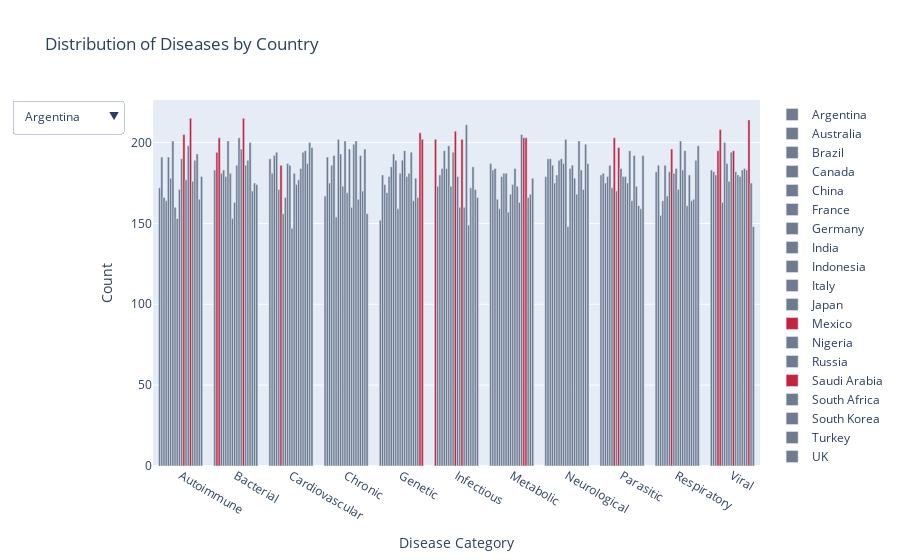

Notebook source saved alongside this figure:
### Markdown cell above
Let's check the distribution of type of diseases in each country:

### Code cell
df_counts = df_24.groupby(['Country', 'Disease Category']).size().reset_index(name='Count')

countries = df_counts['Country'].unique()

fig = go.Figure()

for country in countries:
    df_country = df_counts[df_counts['Country'] == country]
    max_count = df_country['Count'].max()
    colors = [COLOR_HIGHLIGHT if count == max_count else COLOR_PRIMARY  for count in df_country['Count']]
    fig.add_trace(
        go.Bar(
            x=df_country['Disease Category'],
            y=df_country['Count'],
            name=country,
            marker=dict(color=colors)
        )
    )

dropdown_buttons = [
]
for i, country in enumerate(countries):
    visibility = [i == j for j in range(len(countries))]
    dropdown_buttons.append(
        {'label': country, 'method': 'update', 'args': [{'visible': visibility}, {'title': f'Distribution of Diseases in {country}'}]}
    )

fig.update_layout(
    updatemenus=[
        go.layout.Updatemenu(
            active=0,
            buttons=dropdown_buttons,
            direction='down',
            showactive=True,
        )
    ],
    barmode='group',
    title='Distribution of Diseases by Country',
    xaxis_title='Disease Category',
    yaxis_title='Count'
)

fig.show()

### Figure 1 — Plotly figure (JSON) as saved in the notebook; plotly's stock layout.template omitted (floating-point values rounded to 4 significant figures)
{"data": [{"marker": {"color": ["#6e7b91", "#6e7b91", "#6e7b91", "#6e7b91", "#6e7b91", "#c2253e", "#6e7b91", "#6e7b91", "#6e7b91", "#6e7b91", "#6e7b91"]}, "name": "Argentina", "type": "bar", "x": ["Autoimmune", "Bacterial", "Cardiovascular", "Chronic", "Genetic", "Infectious", "Metabolic", "Neurological", "Parasitic", "Respiratory", "Viral"], "y": [172, 183, 190, 167, 152, 202, 187, 179, 180, 182, 183]}, {"marker": {"color": ["#6e7b91", "#c2253e", "#6e7b91", "#6e7b91", "#6e7b91", "#6e7b91", "#6e7b91", "#6e7b91", "#6e7b91", "#6e7b91", "#6e7b91"]}, "name": "Australia", "type": "bar", "x": ["Autoimmune", "Bacterial", "Cardiovascular", "Chronic", "Genetic", "Infectious", "Metabolic", "Neurological", "Parasitic", "Respiratory", "Viral"], "y": [191, 194, 181, 191, 180, 173, 183, 190, 181, 186, 182]}, {"marker": {"color": ["#6e7b91", "#c2253e", "#6e7b91", "#6e7b91", "#6e7b91", "#6e7b91", "#6e7b91", "#6e7b91", "#6e7b91", "#6e7b91", "#6e7b91"]}, "name": "Brazil", "type": "bar", "x": ["Autoimmune", "Bacterial", "Cardiovascular", "Chronic", "Genetic", "Infectious", "Metabolic", "Neurological", "Parasitic", "Respiratory", "Viral"], "y": [166, 203, 192, 175, 174, 180, 184, 190, 175, 155, 180]}, {"marker": {"color": ["#6e7b91", "#6e7b91", "#6e7b91", "#6e7b91", "#6e7b91", "#6e7b91", "#6e7b91", "#6e7b91", "#6e7b91", "#6e7b91", "#c2253e"]}, "name": "Canada", "type": "bar", "x": ["Autoimmune", "Bacterial", "Cardiovascular", "Chronic", "Genetic", "Infectious", "Metabolic", "Neurological", "Parasitic", "Respiratory", "Viral"], "y": [164, 181, 194, 186, 169, 184, 165, 186, 179, 164, 195]}, {"marker": {"color": ["#6e7b91", "#6e7b91", "#6e7b91", "#6e7b91", "#6e7b91", "#6e7b91", "#6e7b91", "#6e7b91", "#6e7b91", "#6e7b91", "#c2253e"]}, "name": "China", "type": "bar", "x": ["Autoimmune", "Bacterial", "Cardiovascular", "Chronic", "Genetic", "Infectious", "Metabolic", "Neurological", "Parasitic", "Respiratory", "Viral"], "y": [191, 183, 171, 192, 179, 195, 159, 175, 186, 186, 208]}, {"marker": {"color": ["#6e7b91", "#6e7b91", "#c2253e", "#6e7b91", "#6e7b91", "#6e7b91", "#6e7b91", "#6e7b91", "#6e7b91", "#6e7b91", "#6e7b91"]}, "name": "France", "type": "bar", "x": ["Autoimmune", "Bacterial", "Cardiovascular", "Chronic", "Genetic", "Infectious", "Metabolic", "Neurological", "Parasitic", "Respiratory", "Viral"], "y": [178, 179, 186, 154, 185, 184, 179, 180, 172, 167, 163]}, {"marker": {"color": ["#6e7b91", "#6e7b91", "#6e7b91", "#6e7b91", "#6e7b91", "#6e7b91", "#6e7b91", "#6e7b91", "#c2253e", "#6e7b91", "#6e7b91"]}, "name": "Germany", "type": "bar", "x": ["Autoimmune", "Bacterial", "Cardiovascular", "Chronic", "Genetic", "Infectious", "Metabolic", "Neurological", "Parasitic", "Respiratory", "Viral"], "y": [201, 201, 156, 202, 193, 198, 181, 189, 203, 182, 200]}, {"marker": {"color": ["#6e7b91", "#6e7b91", "#6e7b91", "#6e7b91", "#6e7b91", "#6e7b91", "#6e7b91", "#6e7b91", "#6e7b91", "#c2253e", "#6e7b91"]}, "name": "India", "type": "bar", "x": ["Autoimmune", "Bacterial", "Cardiovascular", "Chronic", "Genetic", "Infectious", "Metabolic", "Neurological", "Parasitic", "Respiratory", "Viral"], "y": [160, 181, 166, 193, 189, 173, 181, 190, 170, 196, 187]}, {"marker": {"color": ["#6e7b91", "#6e7b91", "#6e7b91", "#6e7b91", "#6e7b91", "#6e7b91", "#6e7b91", "#6e7b91", "#c2253e", "#6e7b91", "#6e7b91"]}, "name": "Indonesia", "type": "bar", "x": ["Autoimmune", "Bacterial", "Cardiovascular", "Chronic", "Genetic", "Infectious", "Metabolic", "Neurological", "Parasitic", "Respiratory", "Viral"], "y": [153, 153, 187, 173, 159, 194, 157, 187, 197, 181, 176]}, {"marker": {"color": ["#6e7b91", "#6e7b91", "#6e7b91", "#6e7b91", "#6e7b91", "#c2253e", "#6e7b91", "#6e7b91", "#6e7b91", "#6e7b91", "#6e7b91"]}, "name": "Italy", "type": "bar", "x": ["Autoimmune", "Bacterial", "Cardiovascular", "Chronic", "Genetic", "Infectious", "Metabolic", "Neurological", "Parasitic", "Respiratory", "Viral"], "y": [171, 163, 186, 201, 181, 207, 168, 202, 184, 184, 194]}, {"marker": {"color": ["#6e7b91", "#6e7b91", "#6e7b91", "#6e7b91", "#6e7b91", "#6e7b91", "#6e7b91", "#6e7b91", "#6e7b91", "#6e7b91", "#c2253e"]}, "name": "Japan", "type": "bar", "x": ["Autoimmune", "Bacterial", "Cardiovascular", "Chronic", "Genetic", "Infectious", "Metabolic", "Neurological", "Parasitic", "Respiratory", "Viral"], "y": [190, 186, 147, 169, 189, 179, 174, 148, 179, 171, 195]}, {"marker": {"color": ["#c2253e", "#6e7b91", "#6e7b91", "#6e7b91", "#6e7b91", "#6e7b91", "#6e7b91", "#6e7b91", "#6e7b91", "#6e7b91", "#6e7b91"]}, "name": "Mexico", "type": "bar", "x": ["Autoimmune", "Bacterial", "Cardiovascular", "Chronic", "Genetic", "Infectious", "Metabolic", "Neurological", "Parasitic", "Respiratory", "Viral"], "y": [205, 203, 181, 196, 195, 160, 184, 184, 179, 201, 182]}, {"marker": {"color": ["#6e7b91", "#6e7b91", "#6e7b91", "#6e7b91", "#6e7b91", "#c2253e", "#6e7b91", "#6e7b91", "#6e7b91", "#6e7b91", "#6e7b91"]}, "name": "Nigeria", "type": "bar", "x": ["Autoimmune", "Bacterial", "Cardiovascular", "Chronic", "Genetic", "Infectious", "Metabolic", "Neurological", "Parasitic", "Respiratory", "Viral"], "y": [177, 196, 174, 160, 179, 202, 173, 186, 175, 183, 180]}, {"marker": {"color": ["#6e7b91", "#c2253e", "#6e7b91", "#6e7b91", "#6e7b91", "#6e7b91", "#6e7b91", "#6e7b91", "#6e7b91", "#6e7b91", "#6e7b91"]}, "name": "Russia", "type": "bar", "x": ["Autoimmune", "Bacterial", "Cardiovascular", "Chronic", "Genetic", "Infectious", "Metabolic", "Neurological", "Parasitic", "Respiratory", "Viral"], "y": [198, 215, 177, 199, 181, 160, 163, 178, 195, 195, 179]}, {"marker": {"color": ["#c2253e", "#6e7b91", "#6e7b91", "#6e7b91", "#6e7b91", "#6e7b91", "#6e7b91", "#6e7b91", "#6e7b91", "#6e7b91", "#6e7b91"]}, "name": "Saudi Arabia", "type": "bar", "x": ["Autoimmune", "Bacterial", "Cardiovascular", "Chronic", "Genetic", "Infectious", "Metabolic", "Neurological", "Parasitic", "Respiratory", "Viral"], "y": [215, 186, 184, 201, 194, 211, 205, 168, 164, 161, 183]}, {"marker": {"color": ["#6e7b91", "#6e7b91", "#6e7b91", "#6e7b91", "#6e7b91", "#6e7b91", "#c2253e", "#6e7b91", "#6e7b91", "#6e7b91", "#6e7b91"]}, "name": "South Africa", "type": "bar", "x": ["Autoimmune", "Bacterial", "Cardiovascular", "Chronic", "Genetic", "Infectious", "Metabolic", "Neurological", "Parasitic", "Respiratory", "Viral"], "y": [176, 189, 194, 165, 164, 149, 203, 201, 192, 180, 184]}, {"marker": {"color": ["#6e7b91", "#6e7b91", "#6e7b91", "#6e7b91", "#6e7b91", "#6e7b91", "#c2253e", "#6e7b91", "#6e7b91", "#6e7b91", "#6e7b91"]}, "name": "South Korea", "type": "bar", "x": ["Autoimmune", "Bacterial", "Cardiovascular", "Chronic", "Genetic", "Infectious", "Metabolic", "Neurological", "Parasitic", "Respiratory", "Viral"], "y": [189, 200, 195, 192, 178, 172, 203, 183, 173, 164, 183]}, {"marker": {"color": ["#6e7b91", "#6e7b91", "#6e7b91", "#6e7b91", "#6e7b91", "#6e7b91", "#6e7b91", "#6e7b91", "#6e7b91", "#6e7b91", "#c2253e"]}, "name": "Turkey", "type": "bar", "x": ["Autoimmune", "Bacterial", "Cardiovascular", "Chronic", "Genetic", "Infectious", "Metabolic", "Neurological", "Parasitic", "Respiratory", "Viral"], "y": [193, 170, 187, 170, 166, 185, 166, 171, 161, 165, 214]}, {"marker": {"color": ["#6e7b91", "#6e7b91", "#6e7b91", "#6e7b91", "#c2253e", "#6e7b91", "#6e7b91", "#6e7b91", "#6e7b91", "#6e7b91", "#6e7b91"]}, "name": "UK", "type": "bar", "x": ["Autoimmune", "Bacterial", "Cardiovascular", "Chronic", "Genetic", "Infectious", "Metabolic", "Neurological", "Parasitic", "Respiratory", "Viral"], "y": [165, 175, 200, 196, 206, 171, 168, 199, 159, 189, 175]}, {"marker": {"color": ["#6e7b91", "#6e7b91", "#6e7b91", "#6e7b91", "#c2253e", "#6e7b91", "#6e7b91", "#6e7b91", "#6e7b91", "#6e7b91", "#6e7b91"]}, "name": "USA", "type": "bar", "x": ["Autoimmune", "Bacterial", "Cardiovascular", "Chronic", "Genetic", "Infectious", "Metabolic", "Neurological", "Parasitic", "Respiratory", "Viral"], "y": [179, 174, 197, 156, 202, 166, 178, 187, 192, 198, 148]}], "layout": {"barmode": "group", "title": {"text": "Distribution of Diseases by Country"}, "updatemenus": [{"active": 0, "buttons": [{"args": [{"visible": [true, false, false, false, false, false, false, false, false, false, false, false, false, false, false, false, false, false, false, false]}, {"title": "Distribution of Diseases in Argentina"}], "label": "Argentina", "method": "update"}, {"args": [{"visible": [false, true, false, false, false, false, false, false, false, false, false, false, false, false, false, false, false, false, false, false]}, {"title": "Distribution of Diseases in Australia"}], "label": "Australia", "method": "update"}, {"args": [{"visible": [false, false, true, false, false, false, false, false, false, false, false, false, false, false, false, false, false, false, false, false]}, {"title": "Distribution of Diseases in Brazil"}], "label": "Brazil", "method": "update"}, {"args": [{"visible": [false, false, false, true, false, false, false, false, false, false, false, false, false, false, false, false, false, false, false, false]}, {"title": "Distribution of Diseases in Canada"}], "label": "Canada", "method": "update"}, {"args": [{"visible": [false, false, false, false, true, false, false, false, false, false, false, false, false, false, false, false, false, false, false, false]}, {"title": "Distribution of Diseases in China"}], "label": "China", "method": "update"}, {"args": [{"visible": [false, false, false, false, false, true, false, false, false, false, false, false, false, false, false, false, false, false, false, false]}, {"title": "Distribution of Diseases in France"}], "label": "France", "method": "update"}, {"args": [{"visible": [false, false, false, false, false, false, true, false, false, false, false, false, false, false, false, false, false, false, false, false]}, {"title": "Distribution of Diseases in Germany"}], "label": "Germany", "method": "update"}, {"args": [{"visible": [false, false, false, false, false, false, false, true, false, false, false, false, false, false, false, false, false, false, false, false]}, {"title": "Distribution of Diseases in India"}], "label": "India", "method": "update"}, {"args": [{"visible": [false, false, false, false, false, false, false, false, true, false, false, false, false, false, false, false, false, false, false, false]}, {"title": "Distribution of Diseases in Indonesia"}], "label": "Indonesia", "method": "update"}, {"args": [{"visible": [false, false, false, false, false, false, false, false, false, true, false, false, false, false, false, false, false, false, false, false]}, {"title": "Distribution of Diseases in Italy"}], "label": "Italy", "method": "update"}, {"args": [{"visible": [false, false, false, false, false, false, false, false, false, false, true, false, false, false, false, false, false, false, false, false]}, {"title": "Distribution of Diseases in Japan"}], "label": "Japan", "method": "update"}, {"args": [{"visible": [false, false, false, false, false, false, false, false, false, false, false, true, false, false, false, false, false, false, false, false]}, {"title": "Distribution of Diseases in Mexico"}], "label": "Mexico", "method": "update"}, {"args": [{"visible": [false, false, false, false, false, false, false, false, false, false, false, false, true, false, false, false, false, false, false, false]}, {"title": "Distribution of Diseases in Nigeria"}], "label": "Nigeria", "method": "update"}, {"args": [{"visible": [false, false, false, false, false, false, false, false, false, false, false, false, false, true, false, false, false, false, false, false]}, {"title": "Distribution of Diseases in Russia"}], "label": "Russia", "method": "update"}, {"args": [{"visible": [false, false, false, false, false, false, false, false, false, false, false, false, false, false, true, false, false, false, false, false]}, {"title": "Distribution of Diseases in Saudi Arabia"}], "label": "Saudi Arabia", "method": "update"}, {"args": [{"visible": [false, false, false, false, false, false, false, false, false, false, false, false, false, false, false, true, false, false, false, false]}, {"title": "Distribution of Diseases in South Africa"}], "label": "South Africa", "method": "update"}, {"args": [{"visible": [false, false, false, false, false, false, false, false, false, false, false, false, false, false, false, false, true, false, false, false]}, {"title": "Distribution of Diseases in South Korea"}], "label": "South Korea", "method": "update"}, {"args": [{"visible": [false, false, false, false, false, false, false, false, false, false, false, false, false, false, false, false, false, true, false, false]}, {"title": "Distribution of Diseases in Turkey"}], "label": "Turkey", "method": "update"}, {"args": [{"visible": [false, false, false, false, false, false, false, false, false, false, false, false, false, false, false, false, false, false, true, false]}, {"title": "Distribution of Diseases in UK"}], "label": "UK", "method": "update"}, {"args": [{"visible": [false, false, false, false, false, false, false, false, false, false, false, false, false, false, false, false, false, false, false, true]}, {"title": "Distribution of Diseases in USA"}], "label": "USA", "method": "update"}], "direction": "down", "showactive": true}], "xaxis": {"title": {"text": "Disease Category"}}, "yaxis": {"title": {"text": "Count"}}}}
